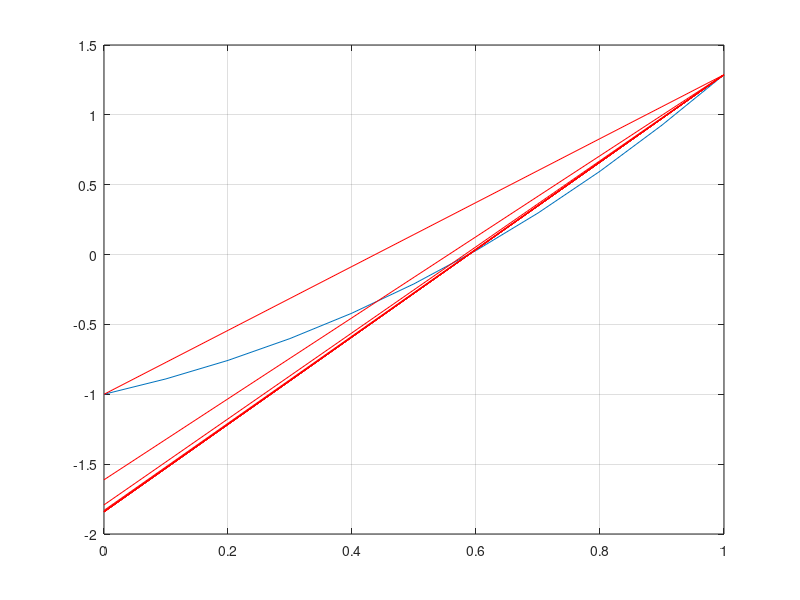

This figure's MATLAB source:
function falsa_posicao
clear
clc
format long
erro = 10^-6;
a = 0;
b = 1;

x=[a:0.1:b];
y=funcao(x);
plot(x,y);
grid
hold on

fa = funcao(a);
fb = funcao(b);
k=0;
fxm = 1;

ca = 0;
cb = 0;

while abs(fxm) > erro
    k = k+1;

    %xm = (a+b)/2;               % metodo bissecao
    xm = a-(fa.*(b-a))/(fb-fa);  % metodo falsa posicao
    fxm = funcao(xm);

    r = fa + (fb-fa)/(b-a)*(x-a);

    plot(x, r, 'r')
    hold on
    pause

    if fa*fxm < 0
       b = xm;
       fb = fxm;
       cb = cb+1;
    else
       a = xm;
       fa = fxm;
       ca = ca+1;
    end
end

xm
fxm
k
ca
cb

    function y=funcao(x)
        y=exp(x).*sin(x)-1;
    end

end
